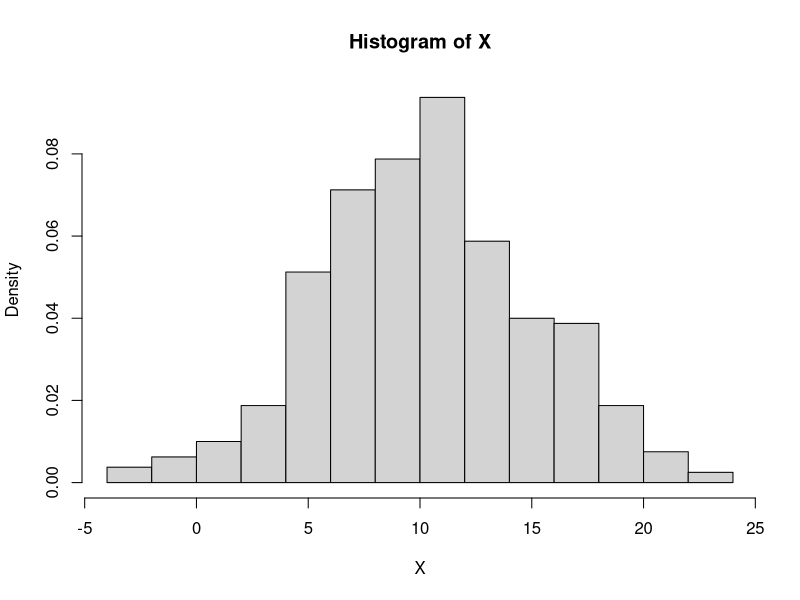

R code for this plot: (Note: this script raises an error after producing the figure.)
# Problem 1
# (a)
set.seed(400000)
X=replicate(400,rnorm(1,10,5),simplify = "array")
X
hist(X,breaks=15,prob=TRUE)
curve(dnorm(X,10,5),add=TRUE,col="blue")

# (b)
Y=replicate(400,rnorm(1,24,12),simplify = "array")
Y
S=X-Y
S
hist(S,breaks=15,prob=TRUE)
 
# (c)
# My guess is that S is normally distributed with mean -13 and standard deviation 13
hist(S,breaks=15,prob=TRUE)
curve(dnorm(x,-13,13),add=TRUE,col="red")
